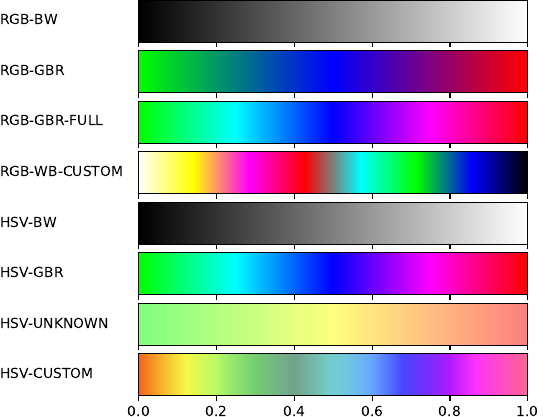

The script that saved this image:
from __future__ import division
import matplotlib
import matplotlib.pyplot as plt
from matplotlib import rc
from math import floor
from math import trunc
import numpy as np
matplotlib.use('Agg')


def plot_color_gradients(gradients, names):
    rc('legend', fontsize=10)

    column_width_pt = 400
    pt_per_inch = 72
    size = column_width_pt / pt_per_inch

    fig, axes = plt.subplots(nrows=len(gradients), sharex=True, figsize=(size, 0.75 * size))
    fig.subplots_adjust(top=1.00, bottom=0.05, left=0.25, right=0.95)

    for ax, gradient, name in zip(axes, gradients, names):
        img = np.zeros((2, 1024, 3))
        for i, v in enumerate(np.linspace(0, 1, 1024)):
            img[:, i] = gradient(v)

        im = ax.imshow(img, aspect='auto')
        im.set_extent([0, 1, 0, 1])
        ax.yaxis.set_visible(False)

        pos = list(ax.get_position().bounds)
        x_text = pos[0] - 0.25
        y_text = pos[1] + pos[3] / 2.
        fig.text(x_text, y_text, name, va='center', ha='left', fontsize=10)

    fig.savefig('gradients.pdf')


def create_point(point_list, single_point, rgb):
    point = trunc(single_point * (len(point_list) - 1))

    if point == len(point_list) - 1:
        point = len(point_list) - 2

    scale = single_point * (len(point_list) - 1) - point
    final_point = []

    for i in range(len(point_list[point])):
        left = point_list[point][i]
        right = point_list[point + 1][i]
        difference = right - left

        if rgb and difference != 0:
            point_value = (1 / difference) * scale
        elif not rgb:
            point_value = difference * scale
        else:
            point_value = 0

        final_point.append(left + point_value)

    return final_point


def hsv2rgb(h, s, v):
    if h >= 360:
        while h >= 360:
            h -= 360
    elif h < 0:
        while h < 0:
            h += 360

    c = v * s
    d = c * (1 - abs((h / 60) % 2 - 1))
    e = v - c

    switcher = {
        0: [c, d, 0],
        1: [d, c, 0],
        2: [0, c, d],
        3: [0, d, c],
        4: [d, 0, c],
        5: [c, 0, d]
    }
    rgb = switcher.get(floor(h / 60), [0, 0, 0])

    for i in range(len(rgb)):
        rgb[i] += e

    return rgb


def gradient_rgb_bw(v):
    return create_point([
        [0, 0, 0],
        [1, 1, 1]],
        v,
        True)


def gradient_rgb_gbr(v):
    return create_point([
        [0, 1, 0],
        [0, 0, 1],
        [1, 0, 0]],
        v,
        True)


def gradient_rgb_gbr_full(v):
    return create_point([
        [0, 1, 0],
        [0, 1, 1],
        [0, 0, 1],
        [1, 0, 1],
        [1, 0, 0]],
        v,
        True)


def gradient_rgb_wb_custom(v):
    return create_point([
        [1, 1, 1],
        [1, 1, 0],
        [1, 0, 1],
        [1, 0, 0],
        [0, 1, 1],
        [0, 1, 0],
        [0, 0, 1],
        [0, 0, 0]],
        v,
        True)


def gradient_hsv_bw(v):
    hsv = create_point([
        [0, 0, 0],
        [0, 0, 1]],
        v,
        False)
    return hsv2rgb(hsv[0], hsv[1], hsv[2])


def gradient_hsv_gbr(v):
    hsv = create_point([
        [120, 1, 1],
        [180, 1, 1],
        [240, 1, 1],
        [300, 1, 1],
        [360, 1, 1]],
        v,
        False)
    return hsv2rgb(hsv[0], hsv[1], hsv[2])


def gradient_hsv_unknown(v):
    hsv = create_point([
        [120, 0.5, 1],
        [60, 0.5, 1],
        [0, 0.5, 1]],
        v,
        False)
    return hsv2rgb(hsv[0], hsv[1], hsv[2])


def gradient_hsv_custom(v):
    hsv = create_point([
        [20, 0.9, 0.96],
        [85, 0.6, 0.98],
        [150, 0.3, 0.64],
        [215, 0.6, 1],
        [280, 0.9, 1],
        [340, 0.6, 1]],
        v,
        False)
    return hsv2rgb(hsv[0], hsv[1], hsv[2])


if __name__ == '__main__':
    def to_name(g):
        return g.__name__.replace('gradient_', '').replace('_', '-').upper()

    gradients = (gradient_rgb_bw, gradient_rgb_gbr, gradient_rgb_gbr_full, gradient_rgb_wb_custom,
                 gradient_hsv_bw, gradient_hsv_gbr, gradient_hsv_unknown, gradient_hsv_custom)

    plot_color_gradients(gradients, [to_name(g) for g in gradients])
